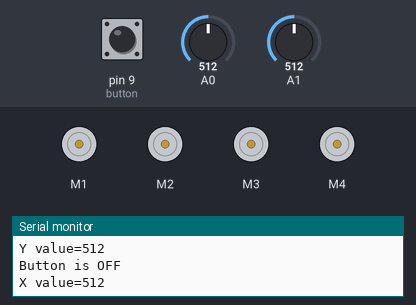
Bench run of a sketch on a simulated Arduino Uno, built with avr-gcc and run on an emulated ATmega328P. Shown: 4 × DC motor (green arrow = forward, orange = backward, longer = faster), the last lines printed to the serial monitor. The test bench sets the inputs (shaded band); at power-on: A0 = 512, A1 = 512, pin 9 (button) HIGH.

Above: at 1.2 s.
1.3 s: A0 set to 689
4.3 s: A0 set to 712
At 5.5 s:
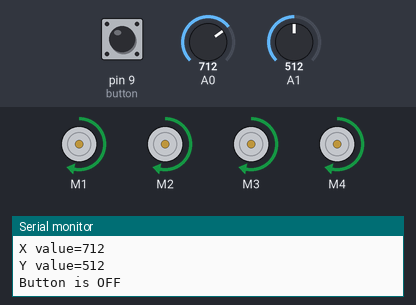
5.8 s: A0 set to 0
At 6.5 s:
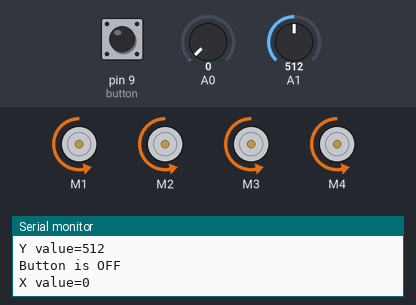
7.3 s: A1 set to 109
10.3 s: A1 set to 93
13.3 s: A0 set to 283
14.8 s: A0 set to 313
At 15.9 s:
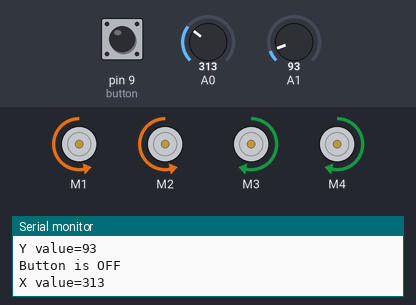
Timing chart, 0 to 17.3 s (numbered marks = the images above; inputs shaded):
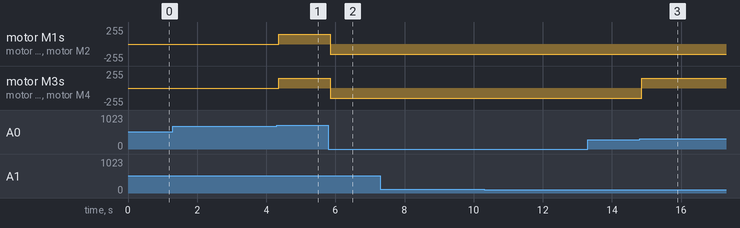

The sketch:

RC_Car_with_joystick_control.ino
```cpp
#include<AFMotor.h>

AF_DCMotor motor1(1);
AF_DCMotor motor2(2);
AF_DCMotor motor3(3);
AF_DCMotor motor4(4);

int xval;
int yval;
int button=9;
int buttonstate;


void setup() {
  // put your setup code here, to run once:
motor1.setSpeed(150);
motor2.setSpeed(150);
motor3.setSpeed(150);
motor4.setSpeed(150);

pinMode(A0, INPUT);
pinMode(A1, INPUT);
pinMode(button, INPUT_PULLUP);
Serial.begin(9600);

}

void loop() {
  // put your main code here, to run repeatedly:
xval=analogRead(A0);
yval=analogRead(A1);
buttonstate=digitalRead(button);

Serial.print("X value=");
Serial.println(xval);
Serial.print("Y value=");
Serial.println(yval);
if(buttonstate==0){
  Serial.println("Button is ON");

}else{
  Serial.println("Button is OFF");
}

if(xval>700)
{
  motor1.run(FORWARD);
  motor2.run(FORWARD);
  motor3.run(FORWARD);
  motor4.run(FORWARD);
}

else if(xval<300){

  motor1.run(BACKWARD);
  motor2.run(BACKWARD);
  motor3.run(BACKWARD);
  motor4.run(BACKWARD);
}

else if(yval>700){
  motor1.run(FORWARD);
  motor2.run(FORWARD);
  motor3.run(BACKWARD);
  motor4.run(BACKWARD);
}
else if(yval<300){

  motor1.run(BACKWARD);
  motor2.run(BACKWARD);
  motor3.run(FORWARD);
  motor4.run(FORWARD);
}else{

  motor1.run(RELEASE);
  motor2.run(RELEASE);
  motor3.run(RELEASE);
  motor4.run(RELEASE);
  }
}
```

Measured:
- the behaviour switches between 700 and 701 on A0 (found by bisection; images 0 and 1)
- the behaviour switches between 299 and 300 on A0 (found by bisection; images 2 and 3)
- after the input at 4.3 s, motor M1–4: stopped → forward 150/255 after 0.07 s
- after the input at 5.8 s, motor M1–4: forward 150/255 → backward 150/255 after 0.06 s
- after the input at 14.8 s, motor M3, motor M4: backward 150/255 → forward 150/255 after 0.06 s
